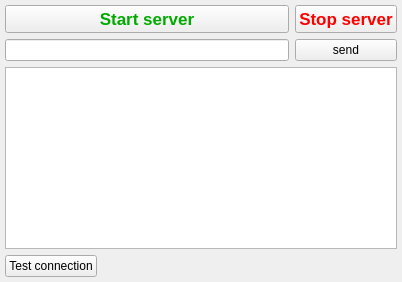
<?xml version="1.0" encoding="UTF-8"?>
<ui version="4.0">
 <class>MainWindow</class>
 <widget class="QMainWindow" name="MainWindow">
  <property name="geometry">
   <rect>
    <x>0</x>
    <y>0</y>
    <width>402</width>
    <height>282</height>
   </rect>
  </property>
  <property name="windowTitle">
   <string>Server</string>
  </property>
  <widget class="QWidget" name="centralWidget">
   <layout class="QGridLayout" name="gridLayout_2">
    <property name="leftMargin">
     <number>5</number>
    </property>
    <property name="topMargin">
     <number>5</number>
    </property>
    <property name="rightMargin">
     <number>5</number>
    </property>
    <property name="bottomMargin">
     <number>5</number>
    </property>
    <item row="0" column="0">
     <layout class="QGridLayout" name="gridLayout">
      <item row="2" column="0" colspan="2">
       <widget class="QTextEdit" name="textEdit_log"/>
      </item>
      <item row="0" column="0">
       <widget class="QPushButton" name="pushButton_startServer">
        <property name="minimumSize">
         <size>
          <width>0</width>
          <height>0</height>
         </size>
        </property>
        <property name="font">
         <font>
          <pointsize>13</pointsize>
          <weight>75</weight>
          <bold>true</bold>
         </font>
        </property>
        <property name="styleSheet">
         <string notr="true">color: rgb(0, 170, 0);</string>
        </property>
        <property name="text">
         <string>Start server</string>
        </property>
       </widget>
      </item>
      <item row="3" column="0" colspan="2">
       <layout class="QHBoxLayout" name="horizontalLayout">
        <item>
         <widget class="QPushButton" name="pushButton_testConn">
          <property name="text">
           <string>Test connection</string>
          </property>
         </widget>
        </item>
        <item>
         <spacer name="horizontalSpacer">
          <property name="orientation">
           <enum>Qt::Horizontal</enum>
          </property>
          <property name="sizeHint" stdset="0">
           <size>
            <width>40</width>
            <height>20</height>
           </size>
          </property>
         </spacer>
        </item>
       </layout>
      </item>
      <item row="0" column="1">
       <widget class="QPushButton" name="pushButton_stopServer">
        <property name="enabled">
         <bool>true</bool>
        </property>
        <property name="font">
         <font>
          <pointsize>13</pointsize>
          <weight>75</weight>
          <bold>true</bold>
         </font>
        </property>
        <property name="styleSheet">
         <string notr="true">color: rgb(255, 0, 0);</string>
        </property>
        <property name="text">
         <string>Stop server</string>
        </property>
        <property name="checkable">
         <bool>false</bool>
        </property>
        <property name="checked">
         <bool>false</bool>
        </property>
        <property name="autoDefault">
         <bool>false</bool>
        </property>
        <property name="default">
         <bool>false</bool>
        </property>
        <property name="flat">
         <bool>false</bool>
        </property>
       </widget>
      </item>
      <item row="1" column="0">
       <widget class="QLineEdit" name="lineEdit"/>
      </item>
      <item row="1" column="1">
       <widget class="QPushButton" name="sendButton">
        <property name="text">
         <string>send</string>
        </property>
       </widget>
      </item>
     </layout>
    </item>
   </layout>
  </widget>
 </widget>
 <layoutdefault spacing="6" margin="11"/>
 <resources/>
 <connections/>
</ui>
